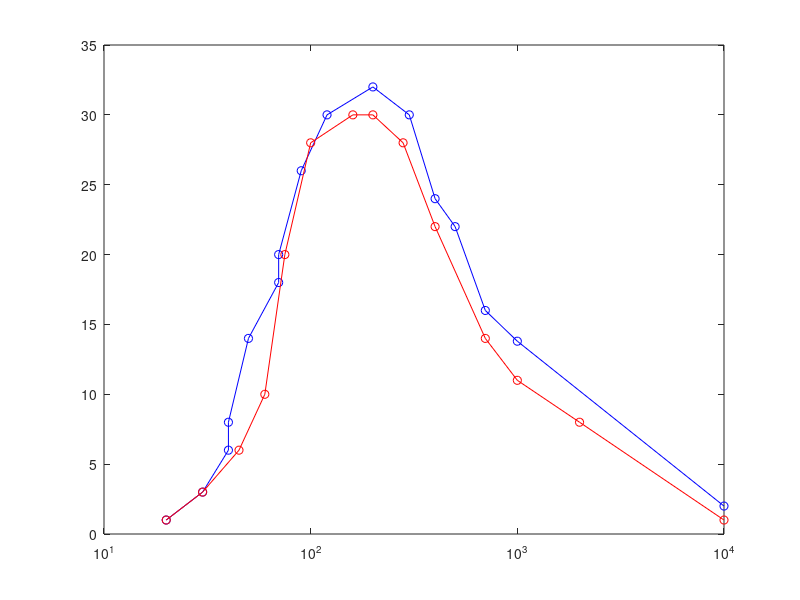

The MATLAB script that drew this image:
% PMMA:
E_pmma = [20   30  40  40  50  70  70 90  120 200 300 400 500 700 1000 10000] % eV
Sp = [0.1 0.3 0.6 0.8 1.4 1.8 2  2.6 3.0 3.2 3.0 2.4 2.2 1.6 1.38 0.2]; % eV/Anstrom
Sp_pmma=Sp.*10; % eV/nm
Sp_pmma_unit='eV/nm';

% PolyStyrene
E_ps = [20   30  45  60  75  100 160 200 280 400 700 1000 2000 10000]; % eV
Sp = [0.1 0.3 0.6 1.0 2.0 2.8 3.0 3.0 2.8 2.2 1.4 1.1  0.8  0.1]; % eV/Angstrom
Sp_ps=Sp.*10;
Sp_ps_unit='eV/nm';

figure;
plot(E_pmma,Sp_pmma,'-ob');
hold on; plot(E_ps,Sp_ps,'-or');
set(gca,'XScale','log');